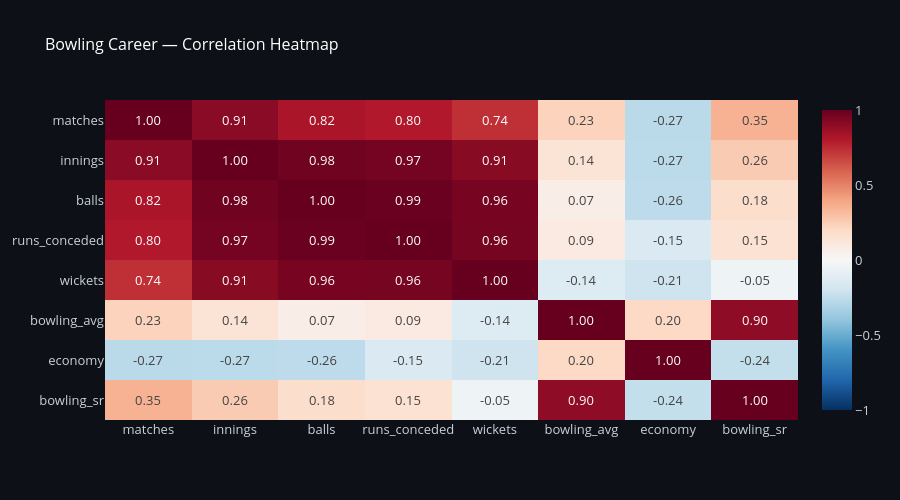

Notebook code cell kept with this figure:
### Code cell
# Bowling correlations
bowl_num = most_wickets[['matches', 'innings', 'balls', 'runs_conceded',
                          'wickets', 'bowling_avg', 'economy', 'bowling_sr']].corr()

fig = px.imshow(bowl_num, text_auto='.2f', color_continuous_scale='RdBu_r',
                aspect='auto', title='Bowling Career — Correlation Heatmap',
                color_continuous_midpoint=0)
fig.update_layout(**LAYOUT, height=500)
plt.tight_layout()
plt.savefig("../charts/initial_eda_bowling_career_correlation_heatmap.png", dpi=300, bbox_inches="tight")
fig.show()

### Figure 1 — Plotly figure (JSON) as saved in the notebook; plotly's stock layout.template omitted (floating-point values rounded to 4 significant figures)
{"data": [{"coloraxis": "coloraxis", "hovertemplate": "x: %{x}<br>y: %{y}<br>color: %{z}<extra></extra>", "name": "0", "texttemplate": "%{z:.2f}", "type": "heatmap", "x": ["matches", "innings", "balls", "runs_conceded", "wickets", "bowling_avg", "economy", "bowling_sr"], "xaxis": "x", "y": ["matches", "innings", "balls", "runs_conceded", "wickets", "bowling_avg", "economy", "bowling_sr"], "yaxis": "y", "z": [[1.0, 0.9077, 0.8212, 0.8025, 0.7357, 0.2273, -0.2724, 0.3514], [0.9077, 1.0, 0.978, 0.9658, 0.912, 0.1389, -0.2713, 0.258], [0.8212, 0.978, 1.0, 0.9899, 0.957, 0.06704, -0.2641, 0.1812], [0.8025, 0.9658, 0.9899, 1.0, 0.959, 0.09044, -0.1533, 0.1524], [0.7357, 0.912, 0.957, 0.959, 1.0, -0.1384, -0.2064, -0.04998], [0.2273, 0.1389, 0.06704, 0.09044, -0.1384, 1.0, 0.2022, 0.8963], [-0.2724, -0.2713, -0.2641, -0.1533, -0.2064, 0.2022, 1.0, -0.2399], [0.3514, 0.258, 0.1812, 0.1524, -0.04998, 0.8963, -0.2399, 1.0]]}], "layout": {"coloraxis": {"cmid": 0, "colorscale": [[0, "rgb(5,48,97)"], [0.1, "rgb(33,102,172)"], [0.2, "rgb(67,147,195)"], [0.3, "rgb(146,197,222)"], [0.4, "rgb(209,229,240)"], [0.5, "rgb(247,247,247)"], [0.6, "rgb(253,219,199)"], [0.7, "rgb(244,165,130)"], [0.8, "rgb(214,96,77)"], [0.9, "rgb(178,24,43)"], [1, "rgb(103,0,31)"]]}, "font": {"color": "#C9D1D9", "size": 13}, "height": 500, "paper_bgcolor": "#0D1117", "plot_bgcolor": "#0D1117", "title": {"font": {"color": "white", "size": 16}, "text": "Bowling Career — Correlation Heatmap"}, "xaxis": {"anchor": "y", "domain": [0, 1], "gridcolor": "#21262D"}, "yaxis": {"anchor": "x", "autorange": "reversed", "domain": [0, 1], "gridcolor": "#21262D"}}}
